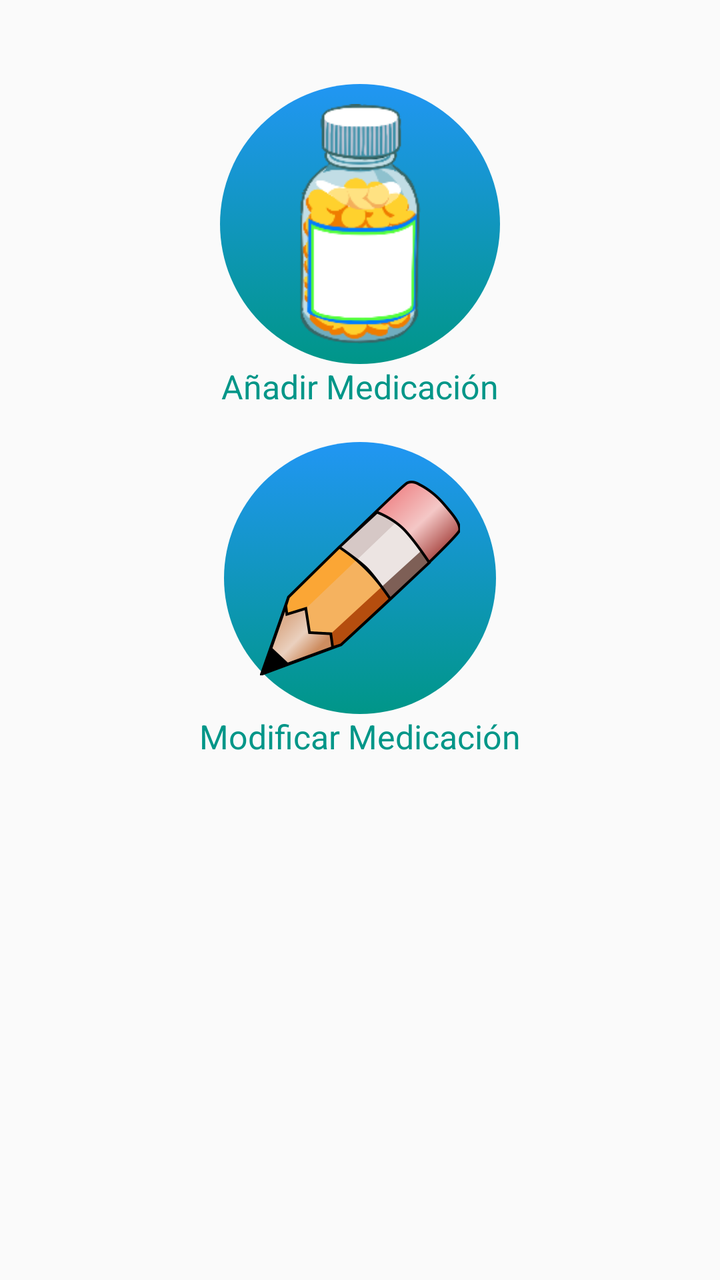
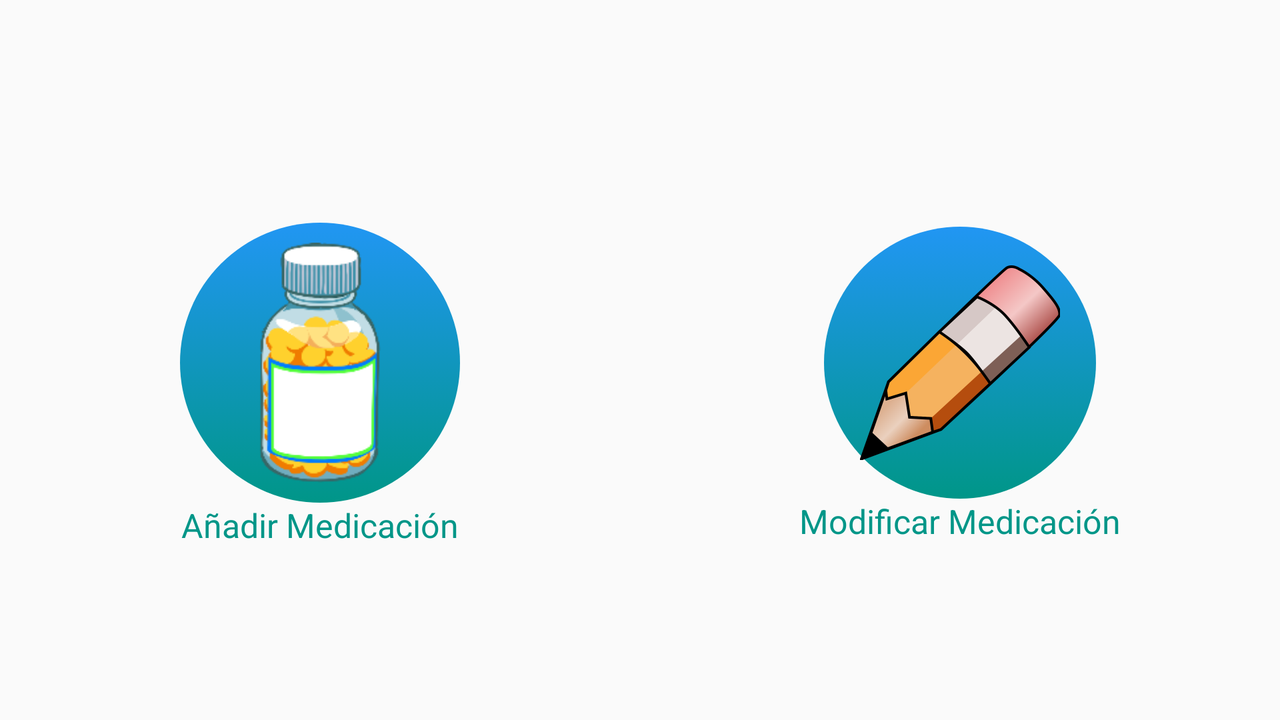

Two renders of one Android screen. The first uses the default layout on a phone; the second uses the alternative layout the repository ships for a different screen configuration, on a matching device. The two XML files are below.
<!-- AndroidManifest.xml: application theme MyMaterialTheme -->
<!-- res/layout/dashboard_fragment.xml -->
<?xml version="1.0" encoding="utf-8"?>
<RelativeLayout xmlns:android="http://schemas.android.com/apk/res/android"
    android:layout_width="match_parent"
    android:layout_height="match_parent"
    android:orientation="vertical">

    <LinearLayout
        android:layout_width="match_parent"
        android:layout_height="wrap_content"
        android:orientation="vertical">

        <LinearLayout
            android:layout_width="match_parent"
            android:layout_height="wrap_content"
            android:orientation="vertical">

            <ImageButton
                android:id="@+id/imageButton"
                android:layout_width="wrap_content"
                android:layout_height="wrap_content"
                android:layout_alignParentTop="true"
                android:layout_centerHorizontal="true"
                android:layout_gravity="center"
                android:layout_marginTop="42dp"
                android:background="@drawable/button_selector"
                android:src="@drawable/ic_medicina" />

            <TextView
                android:id="@+id/textView"
                android:layout_width="wrap_content"
                android:layout_height="wrap_content"
                android:layout_below="@+id/imageButton"
                android:layout_centerHorizontal="true"
                android:layout_gravity="center"
                android:fontFamily="sans-serif"
                android:text="@string/add_medication"
                android:textAppearance="?android:attr/textAppearanceLarge"
                android:textColor="#009688"
                android:textSize="50px" />

        </LinearLayout>

        <LinearLayout
            android:layout_width="match_parent"
            android:layout_height="wrap_content"
            android:orientation="vertical"
            android:layout_marginTop="50px">

            <ImageButton
                android:id="@+id/imageButton2"
                android:layout_width="wrap_content"
                android:layout_height="wrap_content"
                android:layout_alignLeft="@+id/imageButton"
                android:layout_alignStart="@+id/imageButton"
                android:layout_centerVertical="true"
                android:background="@drawable/button_selector"
                android:src="@drawable/icon_lapiz"
                android:layout_gravity="center" />

            <TextView
                android:id="@+id/textView2"
                android:layout_width="wrap_content"
                android:layout_height="wrap_content"
                android:layout_below="@+id/imageButton2"
                android:layout_centerHorizontal="true"
                android:fontFamily="sans-serif"
                android:text="@string/modify_medication"
                android:textAppearance="?android:attr/textAppearanceLarge"
                android:textColor="#009688"
                android:textSize="50px"
                android:layout_gravity="center" />
        </LinearLayout>
    </LinearLayout>

</RelativeLayout>
<!-- resources referenced by this layout -->
<resources>
  <!-- drawable button_selector (drawable) -->
  <?xml version="1.0" encoding="utf-8"?>
  <selector xmlns:android="http://schemas.android.com/apk/res/android" >
      <item android:state_pressed="true" android:drawable="@drawable/button_pressed" />
      <item android:drawable="@drawable/button_shape" />
  </selector>
  <!-- drawable ic_medicina: png bitmap (drawable-hdpi, 20341 bytes) -->
  <!-- drawable icon_lapiz: png bitmap (drawable-hdpi, 11490 bytes) -->
  <string name="add_medication">Añadir Medicación</string>
  <string name="modify_medication">Modificar Medicación</string>
  <!-- from res/values-v21/ -->
  <style name="MyMaterialTheme" parent="MyMaterialTheme.Base">
          <item name="android:windowContentTransitions">true</item>
          <item name="android:windowAllowEnterTransitionOverlap">true</item>
          <item name="android:windowAllowReturnTransitionOverlap">true</item>
          <item name="android:windowSharedElementEnterTransition">@android:transition/move</item>
          <item name="android:windowSharedElementExitTransition">@android:transition/move</item>
      </style>
  <!-- drawable button_pressed (drawable) -->
  <?xml version="1.0" encoding="UTF-8"?>
  <shape xmlns:android="http://schemas.android.com/apk/res/android">
  
      <gradient
          android:angle="90"
          android:endColor="#f44336"
          android:startColor="#e91e63" />
  
      <corners android:radius="100dp" />
  
      <padding
          android:bottom="1dp"
          android:left="1dp"
          android:right="1dp"
          android:top="1dp" />
  
  
  </shape>
  <!-- drawable button_shape (drawable) -->
  <?xml version="1.0" encoding="UTF-8"?>
  <shape xmlns:android="http://schemas.android.com/apk/res/android">
  
      <corners android:radius="100dp" />
  
      <gradient
          android:angle="90"
          android:endColor="#2196f3"
          android:startColor="#009688" />
  
      <padding
          android:bottom="10dp"
          android:left="10dp"
          android:right="10dp"
          android:top="10dp" />
  
      
  
  </shape>
  <style name="MyMaterialTheme.Base" parent="Theme.AppCompat.Light.DarkActionBar">
          <item name="windowNoTitle">true</item>
          <item name="windowActionBar">false</item>
          <item name="colorPrimary">@color/colorPrimary</item>
          <item name="colorPrimaryDark">@color/colorPrimaryDark</item>
          <item name="colorAccent">@color/colorAccent</item>
      </style>
  <color name="colorPrimary">#125688</color>
  <color name="colorPrimaryDark">#0C283C</color>
  <color name="colorAccent">#c8e8ff</color>
</resources>
<!-- res/layout-land/dashboard_fragment.xml (the repository's variant of the layout above) -->
<!-- drawn on the phone turned sideways -->
<?xml version="1.0" encoding="utf-8"?>
<RelativeLayout xmlns:android="http://schemas.android.com/apk/res/android"
    android:layout_width="match_parent"
    android:layout_height="match_parent"
    android:orientation="vertical">

    <LinearLayout
        android:layout_width="match_parent"
        android:layout_height="match_parent"
        android:orientation="horizontal"
        android:layout_marginTop="25dp">

        <LinearLayout
            android:layout_width="0dp"
            android:layout_height="match_parent"
            android:layout_weight="1"
            android:gravity="center_vertical|center_horizontal"
            android:orientation="vertical">

            <ImageButton
                android:id="@+id/imageButton"
                android:layout_width="wrap_content"
                android:layout_height="wrap_content"
                android:layout_centerHorizontal="true"
                android:background="@drawable/button_selector"
                android:src="@drawable/ic_medicina" />

            <TextView
                android:id="@+id/textView"
                android:layout_width="wrap_content"
                android:layout_height="wrap_content"
                android:fontFamily="sans-serif"
                android:text="@string/add_medication"
                android:textAlignment="center"
                android:textAppearance="?android:attr/textAppearanceLarge"
                android:textColor="#009688"
                android:textSize="50px" />

        </LinearLayout>

        <LinearLayout
            android:layout_width="0dp"
            android:layout_height="match_parent"
            android:layout_weight="1"
            android:gravity="center_vertical|center_horizontal"
            android:orientation="vertical">

            <ImageButton
                android:id="@+id/imageButton2"
                android:layout_width="wrap_content"
                android:layout_height="wrap_content"
                android:layout_alignLeft="@+id/imageButton"
                android:layout_alignStart="@+id/imageButton"
                android:layout_centerVertical="true"
                android:layout_gravity="center"
                android:background="@drawable/button_selector"
                android:src="@drawable/icon_lapiz" />

            <TextView
                android:id="@+id/textView2"
                android:layout_width="wrap_content"
                android:layout_height="wrap_content"
                android:layout_below="@+id/imageButton2"
                android:layout_centerHorizontal="true"
                android:layout_gravity="center"
                android:fontFamily="sans-serif"
                android:text="@string/modify_medication"
                android:textAlignment="center"
                android:textAppearance="?android:attr/textAppearanceLarge"
                android:textColor="#009688"
                android:textSize="50px" />
        </LinearLayout>
    </LinearLayout>

</RelativeLayout>
